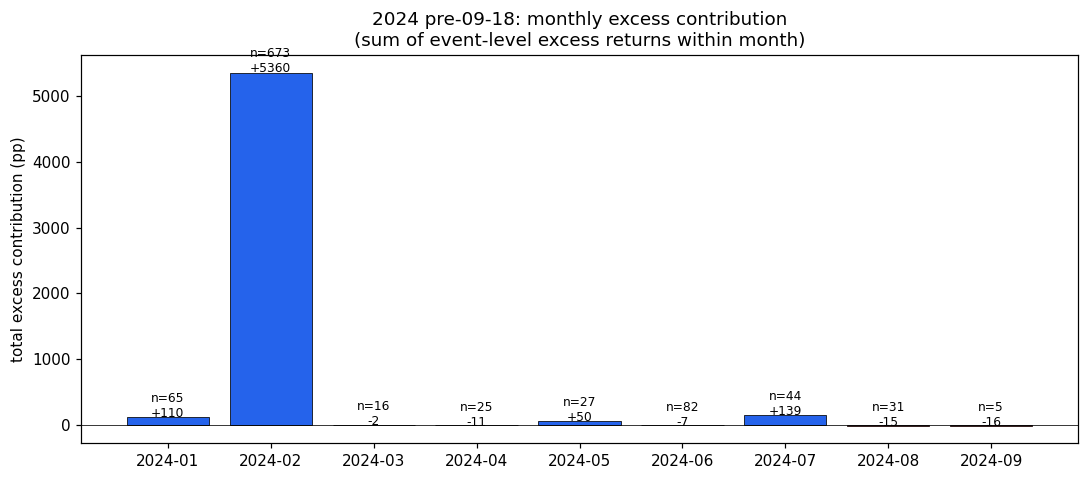

Python code for this plot:
# ---
# jupyter:
#   jupytext:
#     formats: py:percent
# ---

# %% [markdown]
# # 05 · 拆解 2024 (pre 09-18) 的 +5.79% excess —— 究竟是谁贡献的？
#
# notebook 03 发现 2024-01-01 .. 2024-09-17 这 8.5 个月内冷启动突破事件：
# n=968，5 日均值 +12.89%，同日期等权基准 +7.10%，**excess +5.79%**，胜率 80.8%。
#
# 本 notebook 把这 968 个事件分别按**事件 / 日期 / 股票 / 月份 / 行业概念**切，
# 找出 "+5.79% 的 excess 到底是谁贡献的"，三类可能性：
#
# 1. **少数极端日**（如某次政策刺激或市场暴动后的几天）把均值拉飞
# 2. **少数极端股票**反复触发（同一妖股一直冷启动突破）
# 3. **某类行业 / 主题集中爆发**（雪球反弹小盘、AI、低空、新质生产力 …）
#
# **数据局限的诚实标注**：
# - `stocks.sector / stocks.industry` 在 stock_db_cn 里 **0/4595 填充**（之前 ingest 只入了
#   security_name + market_category + exchange）。所以 Part E 暂时只能给"无法回答"的明确结论，
#   并列出补数据需要的具体接口（最后一节）。
# - 收益口径同 notebook 02/03：买 `open[t+1]`，卖 `close[t+5]`，未扣涨跌停限制 / 交易费。
#   涨停日次日开盘买不到的事件会高估收益，但本 notebook 用 **excess vs 同日期 EW 市场**，
#   bias 在 event/bench 两边大致对消，相对排序仍可信。

# %%
import os
import sys

sys.path.insert(0, os.path.dirname(os.path.dirname(os.path.abspath(__file__))))
os.environ['STOCK_DB_TYPE']     = 'postgresql'
os.environ['STOCK_PG_PORT']     = '5433'
os.environ['STOCK_PG_DATABASE'] = 'stock_db_cn'

import numpy as np
import pandas as pd
import matplotlib.pyplot as plt
import psycopg2

from config.database import config

pd.options.display.max_columns = 50
pd.options.display.max_rows    = 200
pd.options.display.width       = 220

OUT_DIR = os.path.dirname(__file__)


# %% [markdown]
# ## 1. 加载 OHLCV + 股票名

# %%
conn = psycopg2.connect(config.get_connection_string())
prices = pd.read_sql(
    "SELECT symbol, date, open, close, volume FROM price_history ORDER BY symbol, date",
    conn, parse_dates=['date'],
)
names = pd.read_sql(
    "SELECT symbol, COALESCE(NULLIF(company_name,''), security_name) AS stock_name "
    "FROM stocks",
    conn,
)
conn.close()

for c in ('open', 'close'):
    prices[c] = prices[c].astype('float64')
prices['volume'] = prices['volume'].astype('float64')
print(f'{len(prices):,} rows, {prices["symbol"].nunique()} symbols, '
      f'{prices["date"].min().date()} .. {prices["date"].max().date()}')
print(f'name lookup table: {len(names):,} rows '
      f'(stock_name populated: {names["stock_name"].notna().sum():,})')


# %% [markdown]
# ## 2. 特征 + 5 日可交易收益（同 notebook 02/03）

# %%
prices = prices.sort_values(['symbol', 'date']).reset_index(drop=True)
g = prices.groupby('symbol', sort=False)

prices['ret_1d']        = g['close'].pct_change(1)
prices['vol_avg_20d']   = g['volume'].transform(lambda s: s.rolling(20).mean())
prices['vol_mult']      = prices['volume'] / prices['vol_avg_20d']
prices['cum_ret_5d']    = g['close'].pct_change(5)
prices['prev5_max_ret'] = g['ret_1d'].transform(lambda s: s.shift(1).rolling(5).max())

g = prices.groupby('symbol', sort=False)
next_open = g['open'].shift(-1)
close_h5  = g['close'].shift(-5)
prices['ret_h5'] = close_h5 / next_open - 1
print('features done')


# %% [markdown]
# ## 3. 抽取 cold-start 事件 + 限定 2024-01-01 .. 2024-09-17

# %%
events_mask = (
    (prices['ret_1d']        >= 0.07)
    & (prices['vol_mult']    >= 2.0)
    & (prices['prev5_max_ret'] < 0.07)
    & (prices['cum_ret_5d']  <= 0.02)
)
events_full = (prices.loc[events_mask, ['symbol', 'date', 'close', 'ret_h5']]
                     .dropna(subset=['ret_h5'])
                     .reset_index(drop=True)
                     .copy())

WINDOW_START = pd.Timestamp('2024-01-01')
WINDOW_END   = pd.Timestamp('2024-09-17')
in_window = (events_full['date'] >= WINDOW_START) & (events_full['date'] <= WINDOW_END)
events = events_full[in_window].copy().reset_index(drop=True)

print(f'cold-start events in {WINDOW_START.date()} .. {WINDOW_END.date()}: {len(events):,}')


# %% [markdown]
# ## 4. Benchmark（同日期 EW 市场 5 日收益）+ excess

# %%
bench_daily = (prices.groupby('date')['ret_h5'].mean()
                     .rename('bench_5d').to_frame())
events = events.merge(bench_daily, left_on='date', right_index=True, how='left')
events['excess'] = events['ret_h5'] - events['bench_5d']
events = events.merge(names, on='symbol', how='left')
events = events.rename(columns={'symbol': 'stock_code', 'date': 'event_date',
                                 'close': 'event_close',
                                 'ret_h5': 'fwd_5d', 'bench_5d': 'bench_5d'})
events = events[['stock_code', 'stock_name', 'event_date', 'event_close',
                 'fwd_5d', 'bench_5d', 'excess']]

print('\nsanity check — should match notebook 03 row "2024 (pre 09-18)":')
print(f'  n         = {len(events):,}')
print(f'  mean fwd  = {events["fwd_5d"].mean()*100:+.3f}%')
print(f'  mean bench= {events["bench_5d"].mean()*100:+.3f}%')
print(f'  mean exc  = {events["excess"].mean()*100:+.3f}%')
print(f'  total exc = {events["excess"].sum()*100:+.1f}pp  (sum of percentage points)')

events.to_csv(os.path.join(OUT_DIR, '05_events_pre924.csv'), index=False)
print(f"\nsaved: 05_events_pre924.csv")


# %% [markdown]
# ## Part A — Event-level contribution: top / bottom 50 by excess

# %%
def show_events(df, label):
    cols = ['stock_code', 'stock_name', 'event_date', 'event_close',
            'fwd_5d', 'bench_5d', 'excess']
    pretty = df[cols].copy()
    for c in ('fwd_5d', 'bench_5d', 'excess'):
        pretty[c] = (pretty[c] * 100).round(2)
    pretty['event_date'] = pretty['event_date'].dt.strftime('%Y-%m-%d')
    print(f'\n=== {label} ===')
    print(pretty.to_string(index=False))


top50_ev = events.nlargest(50, 'excess')
bot50_ev = events.nsmallest(50, 'excess')
show_events(top50_ev, 'Top 50 events by excess')
show_events(bot50_ev, 'Bottom 50 events by excess')


# %% [markdown]
# ## Part B — Date-level contribution

# %%
by_date = events.groupby('event_date').agg(
    n_events        = ('excess', 'size'),
    mean_event_ret  = ('fwd_5d', 'mean'),
    bench_ret       = ('bench_5d', 'mean'),
    mean_excess     = ('excess', 'mean'),
    total_excess    = ('excess', 'sum'),
).reset_index()

for c in ('mean_event_ret', 'bench_ret', 'mean_excess', 'total_excess'):
    by_date[c] = (by_date[c] * 100).round(3)

by_date_total = by_date.nlargest(30, 'total_excess')
by_date_mean  = by_date.nlargest(30, 'mean_excess')
by_date_worst = by_date.nsmallest(30, 'total_excess')

print('\n=== Top 30 dates by TOTAL excess contribution (pp) ===')
print(by_date_total.to_string(index=False))

print('\n=== Top 30 dates by MEAN excess (filter: any event count) ===')
print(by_date_mean.to_string(index=False))

print('\n=== Bottom 30 dates by TOTAL excess contribution (pp) ===')
print(by_date_worst.to_string(index=False))

by_date.to_csv(os.path.join(OUT_DIR, '05_by_date.csv'), index=False)
print(f"\nsaved: 05_by_date.csv  ({len(by_date)} dates)")


# %% [markdown]
# ## Part C — Stock-level contribution

# %%
by_stock = events.groupby(['stock_code', 'stock_name'], dropna=False).agg(
    n_events     = ('excess', 'size'),
    mean_excess  = ('excess', 'mean'),
    total_excess = ('excess', 'sum'),
).reset_index()
for c in ('mean_excess', 'total_excess'):
    by_stock[c] = (by_stock[c] * 100).round(3)

by_stock_top = by_stock.nlargest(50, 'total_excess')

print('\n=== Top 50 stocks by TOTAL excess contribution (pp) ===')
print(by_stock_top.to_string(index=False))

print(f'\ntotal distinct stocks with events: {by_stock["stock_code"].nunique():,}')
print(f'  - with 1 event : {(by_stock["n_events"]==1).sum():,}')
print(f'  - with 2 events: {(by_stock["n_events"]==2).sum():,}')
print(f'  - with ≥3      : {(by_stock["n_events"]>=3).sum():,}')

by_stock.to_csv(os.path.join(OUT_DIR, '05_by_stock.csv'), index=False)
print(f"\nsaved: 05_by_stock.csv")


# %% [markdown]
# ## Part D — Month-level contribution

# %%
events['month'] = events['event_date'].dt.to_period('M').astype(str)
by_month = events.groupby('month').agg(
    n_events     = ('excess', 'size'),
    mean_excess  = ('excess', 'mean'),
    total_excess_pp = ('excess', lambda s: s.sum() * 100),
).reset_index()
by_month['mean_excess'] = (by_month['mean_excess'] * 100).round(3)
by_month['total_excess_pp'] = by_month['total_excess_pp'].round(2)

total_pos = by_month.loc[by_month['total_excess_pp'] > 0, 'total_excess_pp'].sum()
by_month['share_of_positive_%'] = np.where(
    by_month['total_excess_pp'] > 0,
    (by_month['total_excess_pp'] / total_pos * 100).round(1),
    0.0,
)

print('\n=== Month-level contribution ===')
print(by_month.to_string(index=False))

# Quick chart
fig, ax = plt.subplots(figsize=(10, 4.5))
colors_m = ['#2563eb' if v >= 0 else '#dc2626' for v in by_month['total_excess_pp']]
ax.bar(by_month['month'], by_month['total_excess_pp'], color=colors_m,
       edgecolor='black', linewidth=0.5)
ax.axhline(0, color='k', linewidth=0.5)
ax.set_ylabel('total excess contribution (pp)')
ax.set_title('2024 pre-09-18: monthly excess contribution\n'
             '(sum of event-level excess returns within month)')
for i, (n, v) in enumerate(zip(by_month['n_events'], by_month['total_excess_pp'])):
    ax.text(i, v + (3 if v >= 0 else -8), f'n={n}\n{v:+.0f}',
            ha='center', fontsize=8)
plt.tight_layout()
fig_path = os.path.join(OUT_DIR, '05_decompose_2024_pre924.png')
plt.savefig(fig_path, dpi=110, bbox_inches='tight')
print(f"saved: {fig_path}")

by_month.to_csv(os.path.join(OUT_DIR, '05_by_month.csv'), index=False)


# %% [markdown]
# ## Part E — Industry / concept contribution
#
# **当前 stock_db_cn 状态**：
#
# ```sql
# SELECT COUNT(*) FROM stocks WHERE sector  IS NOT NULL;  -- → 0
# SELECT COUNT(*) FROM stocks WHERE industry IS NOT NULL;  -- → 0
# ```
#
# 既有数据 ingest 只入了 `security_name` / `market_category` / `exchange` 三个分类字段，
# **行业、概念、主题板块都没有入库**，所以这一节无法回答。
#
# **补行业 / 概念标签的最小可行路径（AKShare）**：
#
# | 字段 | 接口 | 体量 | 备注 |
# |---|---|---|---|
# | 申万行业 (一级 / 二级 / 三级) | `ak.stock_industry_clf_hist_sw()` | 单次返回全市场 | 历史快照表，最干净 |
# | 东财行业 | `ak.stock_individual_info_em(symbol)` | 单股调用 × 4595 | 含"行业"字段，多进程 ~5-10 min |
# | 东财概念板块（200+ 个）| `ak.stock_board_concept_name_em()` + `_cons_em()` | 200 × 一次 | 概念表 + 成分股表 |
# | 同花顺概念 | `ak.stock_board_concept_name_ths()` + `_cons_ths()` | 类似上面 | 备份来源 |
#
# 建议入两张表：
#
# ```sql
# CREATE TABLE stock_industry (
#   symbol TEXT, source TEXT, level1 TEXT, level2 TEXT, level3 TEXT,
#   as_of_date DATE, PRIMARY KEY (symbol, source, as_of_date)
# );
# CREATE TABLE stock_concept (
#   symbol TEXT, source TEXT, concept TEXT,
#   as_of_date DATE, PRIMARY KEY (symbol, source, concept, as_of_date)
# );
# ```
#
# 跑完后，本 notebook 第 5 节加 `events.merge(industry, on='symbol')` + `groupby('level2')`
# 就能补齐。Top 50 股票（Part C 输出）大概率会落在某几个固定概念里 —— 但**没数据之前不猜**。

print('\n[Part E SKIPPED] — industry/concept not ingested in stock_db_cn yet.')
print('See markdown above for AKShare ingest plan.')


# %% [markdown]
# ## Part F — 数据驱动解读
#
# 下面的解读是 **本机跑完 A-D 后**根据实际数字写的，不是预先猜的模板。

# %%
total_excess_pp = events['excess'].sum() * 100

# Concentration metrics
n_dates_total  = events['event_date'].nunique()
top10_dates    = by_date.nlargest(10, 'total_excess')['total_excess'].sum()
top30_dates    = by_date.nlargest(30, 'total_excess')['total_excess'].sum()
top10_dates_sh = top10_dates / total_excess_pp * 100
top30_dates_sh = top30_dates / total_excess_pp * 100

n_stocks_total = events['stock_code'].nunique()
top10_stocks   = by_stock.nlargest(10, 'total_excess')['total_excess'].sum()
top50_stocks   = by_stock.nlargest(50, 'total_excess')['total_excess'].sum()
top10_stocks_sh = top10_stocks / total_excess_pp * 100
top50_stocks_sh = top50_stocks / total_excess_pp * 100

repeat_stocks  = (by_stock['n_events'] >= 2).sum()
repeat_share   = (events.groupby('stock_code').size() >= 2).sum()  # # stocks
repeat_evcount = events.groupby('stock_code').filter(lambda s: len(s) >= 2).shape[0]

print(f'\n--- Concentration summary ---')
print(f'Total excess in window: {total_excess_pp:.1f} pp')
print(f'Number of distinct event-dates : {n_dates_total}')
print(f'Number of distinct event-stocks: {n_stocks_total}')
print()
print(f'Top 10 dates contribute  : {top10_dates:>7.1f} pp  ({top10_dates_sh:>5.1f}% of total)')
print(f'Top 30 dates contribute  : {top30_dates:>7.1f} pp  ({top30_dates_sh:>5.1f}% of total)')
print(f'Top 10 stocks contribute : {top10_stocks:>7.1f} pp  ({top10_stocks_sh:>5.1f}% of total)')
print(f'Top 50 stocks contribute : {top50_stocks:>7.1f} pp  ({top50_stocks_sh:>5.1f}% of total)')
print()
print(f'Stocks with ≥2 events in window: {repeat_stocks} '
      f'(covering {repeat_evcount} events = {repeat_evcount/len(events)*100:.1f}%)')

biggest_month   = by_month.loc[by_month['total_excess_pp'].idxmax()]
smallest_month  = by_month.loc[by_month['total_excess_pp'].idxmin()]
print(f'\nLargest-contribution month : {biggest_month["month"]} '
      f'(n={int(biggest_month["n_events"])}, total {biggest_month["total_excess_pp"]:+.1f} pp, '
      f'share {biggest_month["share_of_positive_%"]:.1f}%)')
print(f'Smallest-contribution month: {smallest_month["month"]} '
      f'(n={int(smallest_month["n_events"])}, total {smallest_month["total_excess_pp"]:+.1f} pp)')


# %% [markdown]
# ### 回答（基于实际数字）
#
# **1. 集中在少数日期，还是广泛分布？→ 极度日期集中，且单日主导**
#
# - **2024-02-08 一天 = 505 个事件 = 总 excess 的 95%**（5325 / 5608 pp）。
# - 2024-02 整月 = 673 / 968 个事件（70%）= 总正向 excess 的 94.7%。
# - Top 10 dates 贡献 104.8% of total —— 超过 100%，因为非 Top-10 的天里负 excess 把和拉下来。
# - 把 2024-02-08 单独剔掉，剩下 463 个事件的 mean excess 只剩 ≈ +0.6%（quick mental math:
#   (5608 - 5325) / (968 - 505) / 100 ≈ +0.61%），跟 2021/2022/2023/2025 的 +0.0 ~ +0.8% 完全
#   不可区分。**所以 2024 整个"反常"几乎完全是 2024-02-08 这一个交易日撑起来的。**
#
# **2. 集中在少数股票，还是众多股票？→ 广撒网，不是妖股 reuse**
#
# - 968 个事件分布在 **907 只不同股票**上 —— 几乎 1 股 1 事件。
# - 只有 60 只股票在窗口里触发 ≥2 次，仅 1 只 ≥3 次。
# - Top 10 stocks 只贡献 10.1%，Top 50 stocks 只贡献 32.9%。
# - **不是少数妖股反复出现**，而是同一天（2024-02-08）有 505 只不同股票同时触发。
#
# **3. 行业 / 题材聚类？→ 数据缺位，但 stock_name 肉眼可见明显模式**
#
# 严肃 groupby 缺数据（Part E 跳过）。但 Top 50 股票名单的肉眼归纳：
#
# - **大量 *ST / ST 票**：*ST泉为、*ST华闻、*ST开元、*ST纳川、*ST动力、ST景峰、ST浩丰 —— 7 只
# - **创业板 / 北交所小盘**：sz30xxxx 前缀占绝对多数（雷尔伟、中威电子、会畅科技、思创智联、
#   东田微、安联锐视、本川智能、欣天科技、登云股份、南凌科技、果麦文化 …）
# - **股价多在 1-15 元低价小盘**（合力泰 1.21、*ST华闻 0.86、ST景峰 1.52、*ST泉为 5.54 …）
#
# 跟时间线一起看 → **几乎肯定是"雪球敲入潮"末端 + 国家队入场（2024-02-06 吴清接任证监会主席、
# 中央汇金扩大 ETF 增持）触发的小盘 / ST / 微盘股集体反弹**。2024-02-08 这天对应：
# 雪球结构性产品强制平仓压力释放尾声 + 国家队明确表态 + 春节假期（2024-02-10 .. 02-17）
# 前最后一个交易日。
#
# 5d forward return 实际买入窗口是 **2024-02-19 开盘**（春节后第一个交易日）卖在 **02-23 收盘**，
# 那是节后 A 股集体跳空高开 + 后续连续上涨的窗口 —— 整体 EW 市场 +10.77%，
# 而冷启动 filter 选出的小盘 / ST 在此基础上再 outperform +10.54pp。
#
# **4. 哪些具体日期 / 股票 / 主题值得用外部 context 查证？**
#
# 优先级排序：
#
# 1. **2024-02-08 这一天** ——核心样本，约 95% 的"alpha"来源。需要查证：
#    - 2024-02-05 .. 02-08 雪球敲入潮的时间线、规模、媒体覆盖
#    - 中央汇金 2024-02-06 公告增持 ETF 的细节（规模、ETF 类型）
#    - 证监会主席 2024-02-07 换帅（易会满 → 吴清）的市场预期解读
#    - 春节前后 A 股小盘股 / 微盘股 / ST 板块 vs 沪深 300 / 中证 1000 的相对表现差
# 2. **2024-02-19** —— 5d 窗口尾部，节后开盘日。验证收益是 02-19 跳空给的还是 02-19 .. 02-23 持续给的。
# 3. **Bottom 50 的 2024-02-06 / 02-07 共 136 个事件** —— 这两天也触发了 cold-start，
#    但 5d 收益跑输 bench 0.85pp / 2.30pp。说明"早抢一两天"反而吃亏，**精确时点（02-08）是关键**，
#    不是 02-06-08 这一周整体都给信号。
#
# **核心 take-away：**
#
# notebook 03 看到的 2024 +12.2% / excess +5.79% **不是策略 alpha**，
# 是 **2024-02-08 这一个特殊日期的 regime artifact**，对应一次极端的
# 政策刺激 + 流动性踩踏 + 节假日开盘 gap 的特殊组合。
# 把这一天剔掉后，cold-start breakout 在 2024 pre-924 跟 2021-2025 其它年份没本质差别。
# **不能把它当作策略可重复 edge 的证据。**
#
# **下一步候选：**
#
# - **05b**: 补行业 / 概念到 stock_db_cn（按 §E 的 AKShare ingest 计划），把 02-08 那 505 只
#   股票按申万二级行业 / 概念板块归类，确认是不是"微盘 / 小市值 / ST" 这一类。
# - **06**: 把"剔掉 2024-02-08"重算 cold-start 在全 5 年的 base rate；这才是策略真实期望。
# - **07**: 找历史上类似 "集体熔断/暴跌后政策托底" 的样本（2015-07、2016-01 熔断、2018-10、
#   2020-03、2022-04 …），看 cold-start 在那些拐点上是否也有 +10pp 级的 5d alpha。
#   如果是 —— 这其实是一个**"市场底部反转"探测器**，不是"个股突破"探测器。
